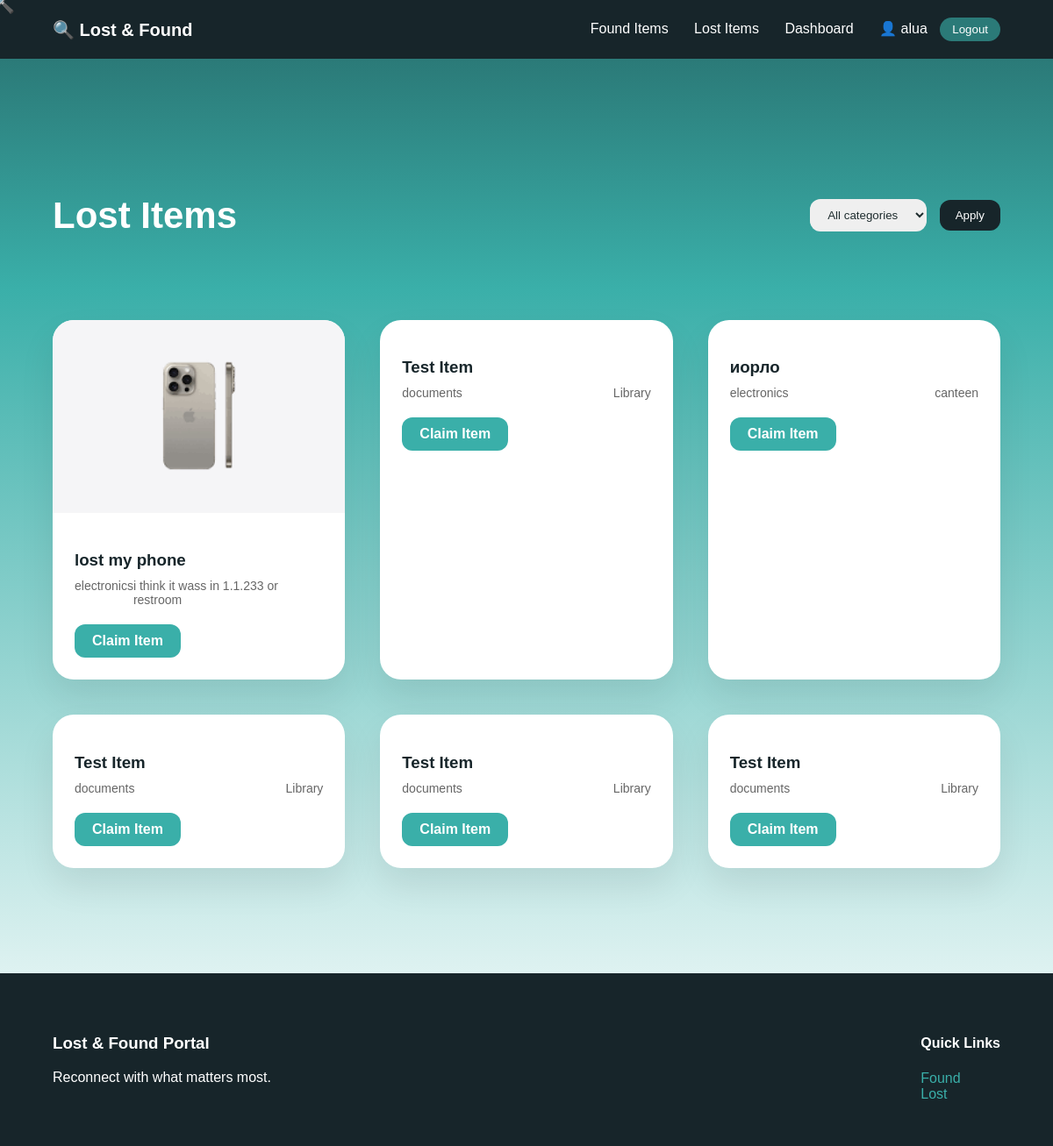
The page /lost/ (signed in) on the database its author committed.
### portal/models.py (models this page shows, shortened)
class Item(models.Model):
    ITEM_TYPE_CHOICES = [
        ('lost', 'Lost'),
        ('found', 'Found'),
    ]
    CATEGORY_CHOICES = [
        ('electronics', 'Electronics'),
        ('clothes', 'Clothes'),
        ('documents', 'Documents'),
        ('other', 'Other'),
    ]
    title = models.CharField(max_length=100)
    description = models.TextField()
    location = models.CharField(max_length=100)
    item_type = models.CharField(
        max_length=10,
        choices=ITEM_TYPE_CHOICES
    )
    category = models.CharField(
        max_length=20,
        choices=CATEGORY_CHOICES
    )
    created_by = models.ForeignKey(
    User,
    on_delete=models.SET_NULL,
    null=True,
    blank=True
)
    date_created = models.DateTimeField(auto_now_add=True)

class ItemImage(models.Model):
    item = models.ForeignKey(
        Item,
        on_delete=models.CASCADE,
        related_name='images'
    )
    image = models.ImageField(upload_to='items/')

### portal/views.py (the view)
# urls.py: path('lost/', lost_items),
def lost_items(request):
    category = request.GET.get('category')
    items = Item.objects.filter(item_type='lost')
    if category:
        items = items.filter(category=category)
    return render(request, 'items_list.html', {
        'items': items,
        'page_title': 'Lost Items'
    })

### portal/templates/items_list.html (shortened to what this page needs)
{% extends "base.html" %}
{% block content %}
<section class="items-section">
    <div class="items-header">
        <h1 class="items-title">{{ page_title }}</h1>
        <form method="GET" class="modern-filter">
            <select name="category">
                <option value="">All categories</option>
            </select>
            <button type="submit">Apply</button>
        </form>
    </div>
    <div class="modern-items-grid">
        {% for item in items %}
        <div class="modern-item-card">
            {% if item.images.all %}
            <div class="modern-card-image">
                <img src="{{ item.images.first.image.url }}" alt="{{ item.title }}">
            </div>
            {% endif %}
            <div class="modern-card-content">
                <h3>{{ item.title }}</h3>
                <div class="modern-meta">
                    <span>{{ item.category }}</span>
                    <span>{{ item.location }}</span>
                </div>
                <a href="/claim/{{ item.id }}/" class="modern-claim-btn">
                    Claim Item
                </a>
            </div>
        </div>
        {% endfor %}
    </div>
</section>
{% endblock %}

### portal/templates/base.html (shortened to what this page needs)
<!DOCTYPE html>
<html lang="en">
<head>
    {% load static %}
    <link rel="stylesheet" href="{% static 'css/style.css' %}">
</head>
<body>
<div class="emoji-cursor">🔍</div>
<nav class="navbar">
    <a href="/" class="logo">🔍 Lost & Found</a>
    <div class="nav-links">
    <a href="/found/">Found Items</a>
    <a href="/lost/">Lost Items</a>
    <a href="/dashboard/">Dashboard</a>
    {% if user.is_authenticated %}
        <a href="/profile/" class="nav-username">
            <span class="user-info">
          👤 {{ user.username }}
            </span>
        </a>
        <form method="post" action="{% url 'logout' %}" class="nav-logout-form">
            <button type="submit" class="nav-logout-btn">
                Logout
            </button>
        </form>
    {% else %}
        <a href="{% url 'login' %}" class="nav-login-btn">Login</a>
        <a href="/register/" class="nav-register-btn">Register</a>
    {% endif %}
    </div>
</nav>
{% block content %}{% endblock %}
<footer class="footer">
    <div class="footer-inner">
        <div>
            <h3>Lost & Found Portal</h3>
            <p>Reconnect with what matters most.</p>
        </div>
        <div>
            <h4>Quick Links</h4>
            <a href="/found/">Found</a><br>
            <a href="/lost/">Lost</a>
        </div>
    </div>
</footer>
</body>
</html>

### portal/static/css/style.css (style rules this page uses)
:root { --dark: #17252A; --teal-dark: #2B7A78; --teal: #3AAFA9; --light: #DEF2F1; --white: #FFFFFF; }
body { margin: 0; font-family: Arial, sans-serif; background: var(--light); color: var(--dark); }
.navbar { background: var(--dark); padding: 20px 60px; display: flex; justify-content: space-between; align-items: center; }
.logo { color: var(--white); text-decoration: none; font-weight: bold; font-size: 20px; }
.nav-links a { color: var(--white); text-decoration: none; margin-left: 25px; font-weight: 500; }
.footer { background: var(--dark); padding: 50px 60px; color: var(--white); }
.footer-inner { display: flex; justify-content: space-between; }
.footer a { color: var(--teal); text-decoration: none; }
body { cursor: none; }
.emoji-cursor { position: fixed; font-size: 28px; pointer-events: none; transform: translate(-50%, -50%); z-index: 9999; }
.items-header { display: flex; justify-content: space-between; align-items: center; margin-bottom: 60px; color: white; }
.items-header h1 { font-size: 42px; }
.modern-item-card { background: rgba(255,255,255,0.1); backdrop-filter: blur(15px); border-radius: 24px; overflow: hidden; transition: 0.3s ease; box-shadow: 0 20px 40px rgba(0,0,0,0.15); }
.modern-item-card img { width: 100%; height: 240px; object-fit: cover; }
.items-section { padding: 120px 60px; background: linear-gradient( to bottom, #2B7A78 0%, #3AAFA9 25%, #DEF2F1 100% ); }
.items-header { display: flex; justify-content: space-between; align-items: center; margin-bottom: 60px; }
.items-title { font-size: 42px; font-weight: 700; color: white; }
.modern-filter select { padding: 10px 16px; border-radius: 12px; border: none; }
.modern-filter button { padding: 10px 18px; border-radius: 12px; border: none; background: #17252A; color: white; margin-left: 10px; cursor: pointer; }
.modern-items-grid { display: grid; grid-template-columns: repeat(auto-fill, minmax(280px, 1fr)); gap: 40px; }
.modern-item-card { background: white; border-radius: 24px; overflow: hidden; box-shadow: 0 20px 40px rgba(0,0,0,0.08); transition: 0.3s; }
.modern-card-image { height: 220px; overflow: hidden; }
.modern-card-image img { width: 100%; height: 100%; object-fit: cover; }
.modern-card-content { padding: 25px; }
.modern-card-content h3 { margin-bottom: 10px; }
.modern-meta { display: flex; justify-content: space-between; font-size: 14px; color: #666; margin-bottom: 20px; }
.modern-claim-btn { display: inline-block; padding: 10px 20px; background: #3AAFA9; color: white; border-radius: 12px; text-decoration: none; font-weight: 600; }
.modern-item-card { animation: fadeUp 0.6s ease forwards; }
select { color: #1f2d2f; }
select option[value=""] { color: #9aa5a8; }
.nav-username { margin-left: 20px; color: white; font-weight: 600; text-decoration: none; }
.nav-logout-form { display: inline; }
.nav-logout-btn { margin-left: 10px; padding: 6px 14px; border-radius: 15px; border: none; background: #2B7A78; color: white; cursor: pointer; transition: 0.3s; }

### rows shown on the page
Item: images.first.image (picture), title "lost my phone", category "electronics", location "i think it wass in 1.1.233 or restroom"
Item: title "Test Item", category "documents", location "Library"
Item: title "иорло", category "electronics", location "canteen"
Item: title "Test Item", category "documents", location "Library"
Item: title "Test Item", category "documents", location "Library"
Item: title "Test Item", category "documents", location "Library"

### other values the page prints
{{ user.username }} "alua"
{{ page_title }} "Lost Items"
